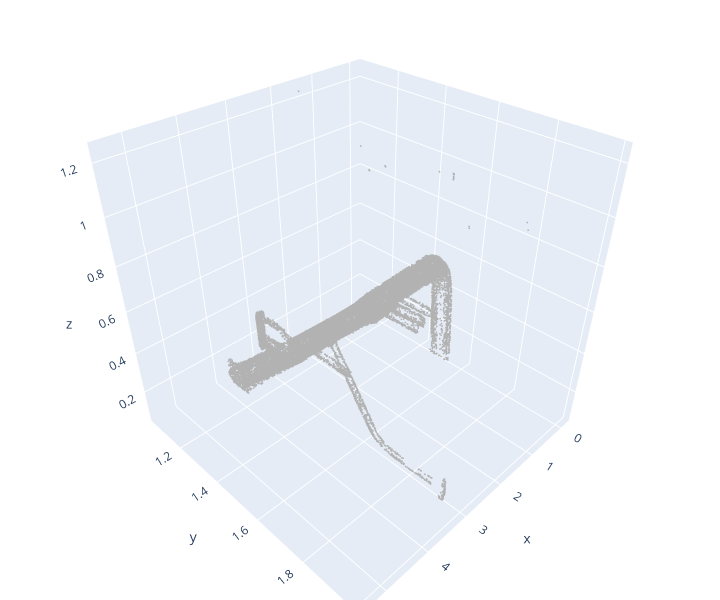

This figure's notebook cell:
### Markdown cell above
## 1. 로드

**처리는 전체 해상도** PCD(`pcd`)로 수행합니다. 옥트리/복셀 CCL은 O(N)이라 수백만 점도 메모리 안전합니다. (단, 파이썬 루프라 수백만 점이면 CCL이 수초~십수초 걸릴 수 있습니다.)

> **다운샘플은 시각화(plotly 렌더링)에만** 사용합니다 — `downsample_for_view()`. 처리 데이터는 다운샘플하지 않습니다.
> SOR(통계적 이상치 제거)은 쓰지 않고 CCL 단독으로 테스트합니다.

### Code cell
# ====== 설정 ======
PCD_PATH = "../../sample/MERGED_SPOOL-004_0001_20260528T170812.pcd"
SCALE    = 1e-3    # mm→m
# ==================

# 처리에 쓸 전체 해상도 PCD (다운샘플 X)
pcd = load_pcd(PCD_PATH, scale=SCALE)
print(f"로드: {len(pcd.points):,} 점 (전체 해상도)")
print(f"범위: {np.asarray(pcd.points).min(0).round(3)} ~ {np.asarray(pcd.points).max(0).round(3)} m")

# 시각화는 다운샘플본으로만
show3d([make_pcd(downsample_for_view(pcd), 'gray')])
print('1. 원본 PCD (시각화는 다운샘플)')

### Figure 1 — Plotly figure (JSON) as saved in the notebook; plotly's stock layout.template omitted (floating-point values rounded to 4 significant figures; data arrays with more than 128 entries replaced by an {"elided": "..."} marker saying what was removed)
{"data": [{"marker": {"color": {"elided": "30000x3 float values"}, "size": 1}, "mode": "markers", "type": "scatter3d", "x": {"elided": "30000 float values"}, "y": {"elided": "30000 float values"}, "z": {"elided": "30000 float values"}}], "layout": {"height": 600, "margin": {"b": 0, "l": 0, "r": 0, "t": 0}, "scene": {"camera": {"center": {"x": 0, "y": 0, "z": 0}, "up": {"x": 0, "y": 0, "z": 1}}}, "showlegend": false, "width": 720}}
